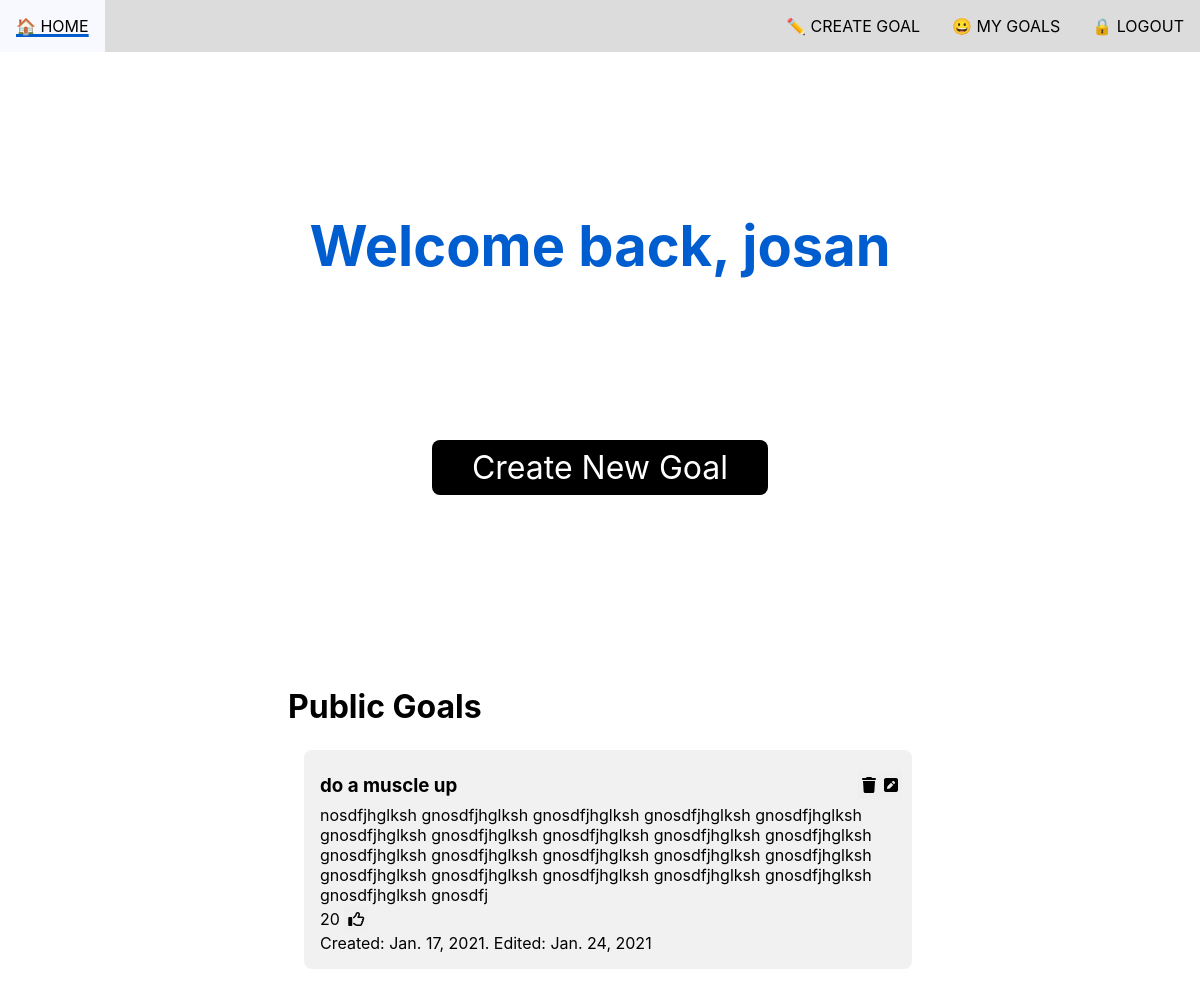
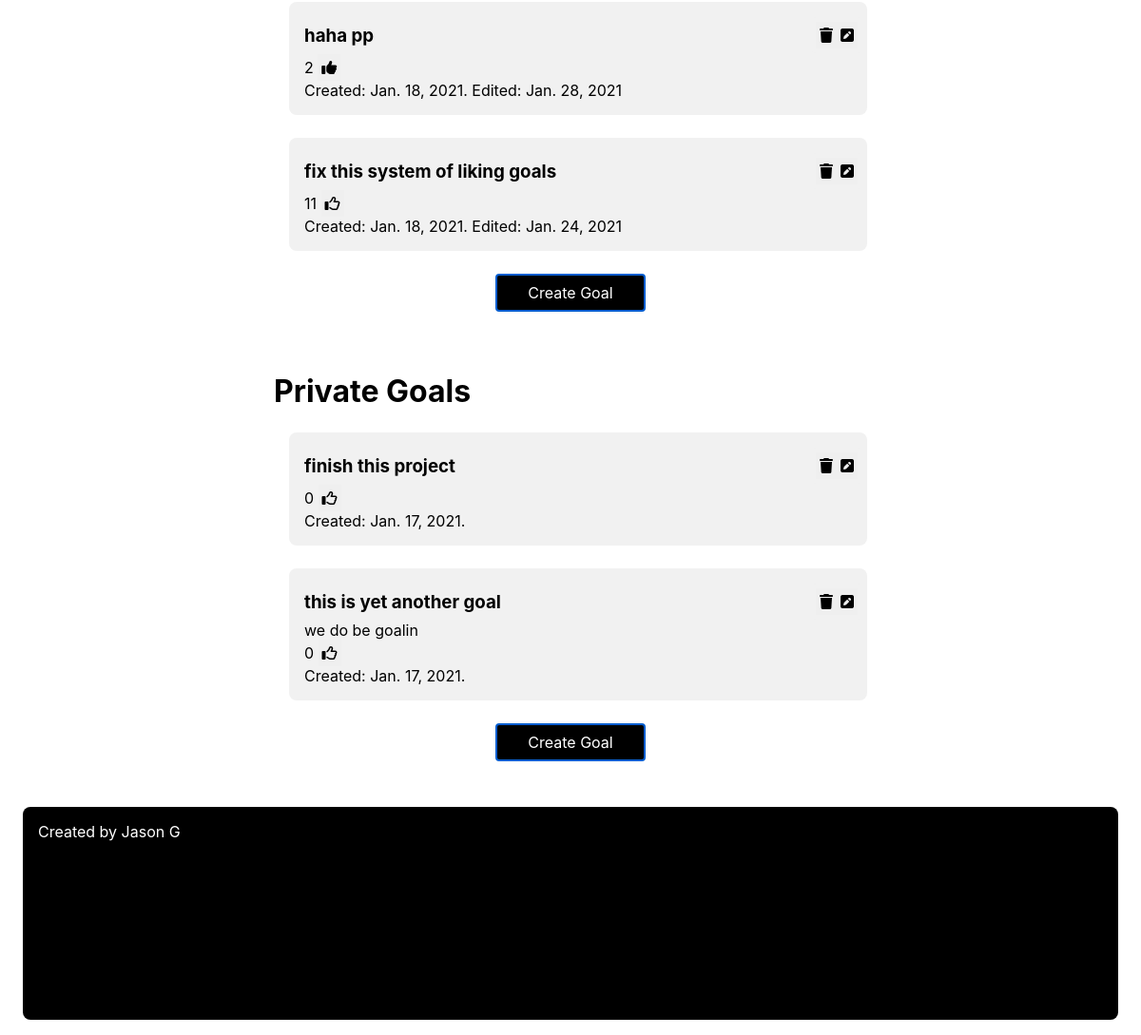
Page /u/josan/ (signed in) on the committed database (2 pictures, top to bottom).
### goal/models.py (models this page shows, shortened)
class User(AbstractUser):
    bio = models.TextField(max_length=500, blank=True)
    username_slug = models.SlugField(blank=True)
    rating = models.PositiveIntegerField(default=0)
    rated_goals = models.ManyToManyField('Goal', blank=True)
    def get_absolute_url(self):
        return reverse('goal:user-detail', kwargs={'username_slug': self.username_slug})

class Goal(models.Model):
    owner = models.ForeignKey(User,
                              on_delete=models.CASCADE)
    title = models.CharField(max_length=100)
    PUBLICITY_CHOICES = (
        ('p', 'public'),
        ('pr', 'private'),
    )
    publicity = models.CharField(
        max_length=7,
        choices=PUBLICITY_CHOICES,
        default='pr',
        help_text='Do you want this goal to be available to the public?',
    )
    description = models.CharField(max_length=300, null=True, blank=True)
    upvotes = models.PositiveIntegerField()
    created_at = models.DateTimeField(auto_now_add=True)
    updated_at = models.DateTimeField(auto_now=True)
    goal_slug = models.SlugField(blank=True)
    def get_absolute_url(self):
        user = self.owner
        username_slug = user.username_slug
        return reverse('goal:goal-detail', kwargs={
            'goal_slug': self.goal_slug,
            'pk': self.id,
            'username_slug': username_slug,
        })
    def __str__(self):
        return f"{self.title}, by {self.owner}"

### goal/views.py (the view)
# urls.py: path('u/<slug:username_slug>/', views.UserDetail.as_view(), name='user-detail'),
class UserDetail(View):
    def get(self, request, username_slug):
        page_owner = get_object_or_404(User, username_slug=username_slug)
        pk = page_owner.id
        public_goals = Goal.objects.filter(owner=pk, publicity='p')
        private_goals = Goal.objects.filter(owner=pk, publicity='pr')
        public_goal_likeable = []
        for goal in public_goals:
            if goal.user_set.filter(id=request.user.id).exists():
                already_liked = True
            else:
                already_liked = False
            print(goal.created_at < goal.updated_at)
            public_goal_likeable += [{
                'goal': goal,
                'already_liked': already_liked,
            }]
        private_goal_likeable = []
        for goal in private_goals:
            if goal.user_set.filter(id=request.user.id).exists():
                already_liked = True
            else:  # TODO: THIS ALWAYS GIVES FALSE AND THAT NEEDS TO CHANGE
                already_liked = False
            private_goal_likeable += [{
                'goal': goal,
                'already_liked': already_liked,
            }]
        ctx = {
            'page_owner': page_owner,
            'public_goals': public_goals,
            'private_goals': private_goals,
            'public_goal_likeable': public_goal_likeable,
            'private_goal_likeable': private_goal_likeable,
        }
        print(private_goal_likeable)
        return render(request, 'goal/user_detail.html', context=ctx)

### goal/templates/goal/user_detail.html (shortened to what this page needs)
{% extends 'base.html' %}
{% load static %}
{% block styles %} <link rel="stylesheet" href="{% static 'css/user_detail_styles.css' %}"> {% endblock %}
{% block content %}
    <div class="user-detail-content">
        {% if user == page_owner %}
            <h1>Welcome back, {{page_owner}}</h1>
            <div class="create-goal-button-container">
                <button class="create-goal-button"
                onclick="window.location.href=`{% url 'goal:create-goal' %}`;return false;"
                >
                    Create New Goal
                </button>
            </div>
        {% else %}
            <h1>Welcome to {{page_owner}}'s page</h1>
        {% endif %}
        {% load humanize %}
        <section class="public-goals">
            <h2 id="public-goals">Public Goals</h2>
            {% if public_goal_likeable %}
                {% for goal in public_goal_likeable %}
                    <article class="individual-goal">
                        {% if user == page_owner %}
                        <div class="edit-delete-buttons">
                            <button
                                onclick="window.location.href=`{% url 'goal:goal-update' goal.goal.owner.username_slug goal.goal.pk goal.goal.goal_slug %}?next={{ request.url }}`;return false;"
                                class="update-goal icon-btn"
                            >
                                <i class="fas fa-pen-square"></i>
                            </button>
                            <button class="delete-goal-trash icon-btn">
                                <i class="fas fa-trash"></i>
                            </button>
                        </div>
                        {% endif %}
                        <h3><a href="{{ goal.goal.get_absolute_url }}">{{ goal.goal.title }}</a></h3>
                        {% if goal.goal.description %}
                            <p>{{ goal.goal.description }}</p>
                        {% endif %}
                            {% if user.is_authenticated %}
                                <form action="{% url 'goal:like-goal' goal.goal.id %}#public-goals" method="post" >
                                    <p>
                                        {{ goal.goal.upvotes }}
                                        <button type="submit" class="like-button icon-btn {% if goal.already_liked %}liked{% endif %}">
                                            {% if goal.already_liked %}
                                                    <i class="fas fa-thumbs-up"></i>
                                            {% else %}
                                                    <i class="far fa-thumbs-up"></i>
                                            {% endif %}
                                        </button>
                                    </p>
                                </form>
                            {% endif %}
                        <p>Created: {{ goal.goal.created_at|naturalday }}.
                            {% if goal.goal.created_at < goal.goal.updated_at %}
                                Edited: {{ goal.goal.updated_at|naturalday }}
                            {% endif %}
                        </p>
                    </article>
                {% endfor %}
            {% else %}
                <article>
                    <p>No public goals so far...</p>
                </article>
            {% endif %}
            {% if user == page_owner %}
                <div class="small-create-goal-container">
                    <button
                    class="small-create-goal"
                    onclick="window.location.href=`{% url 'goal:create-goal' %}`;return false;"
                    >Create Goal</button>
                </div>
            {% endif %}
        </section>
       {% if user == page_owner %}
        <section class="private-goals">
            <h2 id="private-goals">Private Goals</h2>
            {% if private_goal_likeable %}
            {% for goal in private_goal_likeable %}
                <article class="individual-goal">
                    {% if user == page_owner %}
                    <div class="edit-delete-buttons">
                        <button
                            onclick="window.location.href=`{% url 'goal:goal-update' goal.goal.owner.username_slug goal.goal.pk goal.goal.goal_slug %}`;return false;"
                            class="update-goal icon-btn"
                        >
                            <i class="fas fa-pen-square"></i>
                        </button>
                        <button class="delete-goal-trash icon-btn">
                            <i class="fas fa-trash"></i>
                        </button>
                    </div>
                    {% endif %}
                    <h3><a href="{{ goal.goal.get_absolute_url }}">{{ goal.goal.title }}</a></h3>
                    {% if goal.goal.description %}
                        <p>{{ goal.goal.description }}</p>
                    {% endif %}
                        {% if user.is_authenticated %}
                            <form action="{% url 'goal:like-goal' goal.goal.id %}" method="post" >
                                <p>
                                    {{ goal.goal.upvotes }}
                                    <button type="submit" class="like-button icon-btn {% if goal.already_liked %}liked{% endif %}">
                                        {% if goal.already_liked %}
                                                <i class="fas fa-thumbs-up"></i>
                                        {% else %}
                                                <i class="far fa-thumbs-up"></i>
                                        {% endif %}
                                    </button>
                                </p>
                            </form>
                        {% endif %}
                    <p>Created: {{ goal.goal.created_at|naturalday }}.
                    </p>
                </article>
            {% endfor %}
            {% else %}
            <article>
                <p>No private goals so far...</p>
            </article>
        {% endif %}
        {% if user == page_owner %}
            <div class="small-create-goal-container">
                <button
                class="small-create-goal"
                onclick="window.location.href=`{% url 'goal:create-goal' %}`;return false;"
                >Create Goal</button>
            </div>
        {% endif %}
        </section>
        {% endif %}
    </div>
{% endblock %}

### goal/static/css/base_styles.css (style rules this page uses)
:root { --font-blue: rgb(0, 93, 207); --bubble-gray: #f1f1f1; }
* { font-family:-apple-system, BlinkMacSystemFont, 'Segoe UI', Roboto, Oxygen, Ubuntu, Cantarell, 'Open Sans', 'Helvetica Neue', sans-serif; margin: 0; padding: 0; text-decoration: none; box-sizing: border-box; }
button { cursor: pointer; }
.icon-btn { padding: 0.25em; border: none; font-size: 1rem; }

### goal/static/css/user_detail_styles.css (style rules this page uses)
.user-detail-content { padding: 0px 3rem 1rem; }
@media only screen and (min-width: 690px) { .user-detail-content { width: 80%; margin: 0 auto; } }
@media only screen and (min-width: 850px) { .user-detail-content { width: 60%; margin: 0 auto; } }
.content section { padding: 2rem 0; }
.content article.individual-goal { background-color: #f1f1f1; padding: 0.5rem; border-radius: 0.5rem; margin: 0.5rem 0rem 0.5rem 1rem; }
@media only screen and (min-width: 690px) { .content article.individual-goal { margin-top: 1.5rem; margin-bottom: 1.5rem; padding: 1rem; } }
.content button.create-goal-button { display: block; margin: 0 auto 20vh; background-color: black; font-size: 2rem; color: white; border: none; border-radius: 0.5rem; padding: 0.5rem 2.5rem; cursor: pointer; }
h1 { font-size: 3.5rem; padding: 20vh 0px; color: var(--font-blue); text-align: center; }
h2 { font-size: 2rem; }
h3 { padding: 0.5rem 0; width: 80% }
h3 a { color: black; }
.small-create-goal { font-size: 1rem; padding: 0.5rem 2rem; border-radius: 0.25rem; border: 2px solid var(--font-blue); color: white; background-color: black; }
.small-create-goal-container { display: flex; justify-content: center; }
.update-goal, .delete-goal-trash { float: right; }
button.like-button { display: inline; }
.individual-goal { position: relative; }
.edit-delete-buttons { display: inline-block; position: absolute; right: 5px; background-color: #f1f1f1; padding: 5px; border-radius: 5px; }

### rows in the picture
User: username "josan"
Goal: goal "do a muscle up", goal.description "nosdfjhglksh gnosdfjhglksh gnosdfjhglksh gnosdfjhglksh gnosdfjhglksh gnosdfjhglksh gnosdfjhglksh gnosdfjhglksh gnosdfjhglksh gnosdfjhglksh gnosdfjhglksh gnosdfjhglksh gnosdfjhglksh gnosdfjhglksh gnosdfjhglksh gnosdfjhglksh gnosdfjhglksh gnosdfjhglksh gnosdfjhglksh gnosdfjhglksh gnosdfjhglksh gnosdfj", goal.upvotes "20", goal.created_at "Jan. 17, 2021", goal.updated_at "Jan. 24, 2021"
Goal: goal "haha pp", goal.upvotes "2", goal.created_at "Jan. 18, 2021", goal.updated_at "Jan. 28, 2021"
Goal: goal "fix this system of liking goals", goal.upvotes "11", goal.created_at "Jan. 18, 2021", goal.updated_at "Jan. 24, 2021"
Goal: goal "finish this project", goal.upvotes "0", goal.created_at "Jan. 17, 2021"
Goal: goal "this is yet another goal", goal.description "we do be goalin", goal.upvotes "0", goal.created_at "Jan. 17, 2021"
